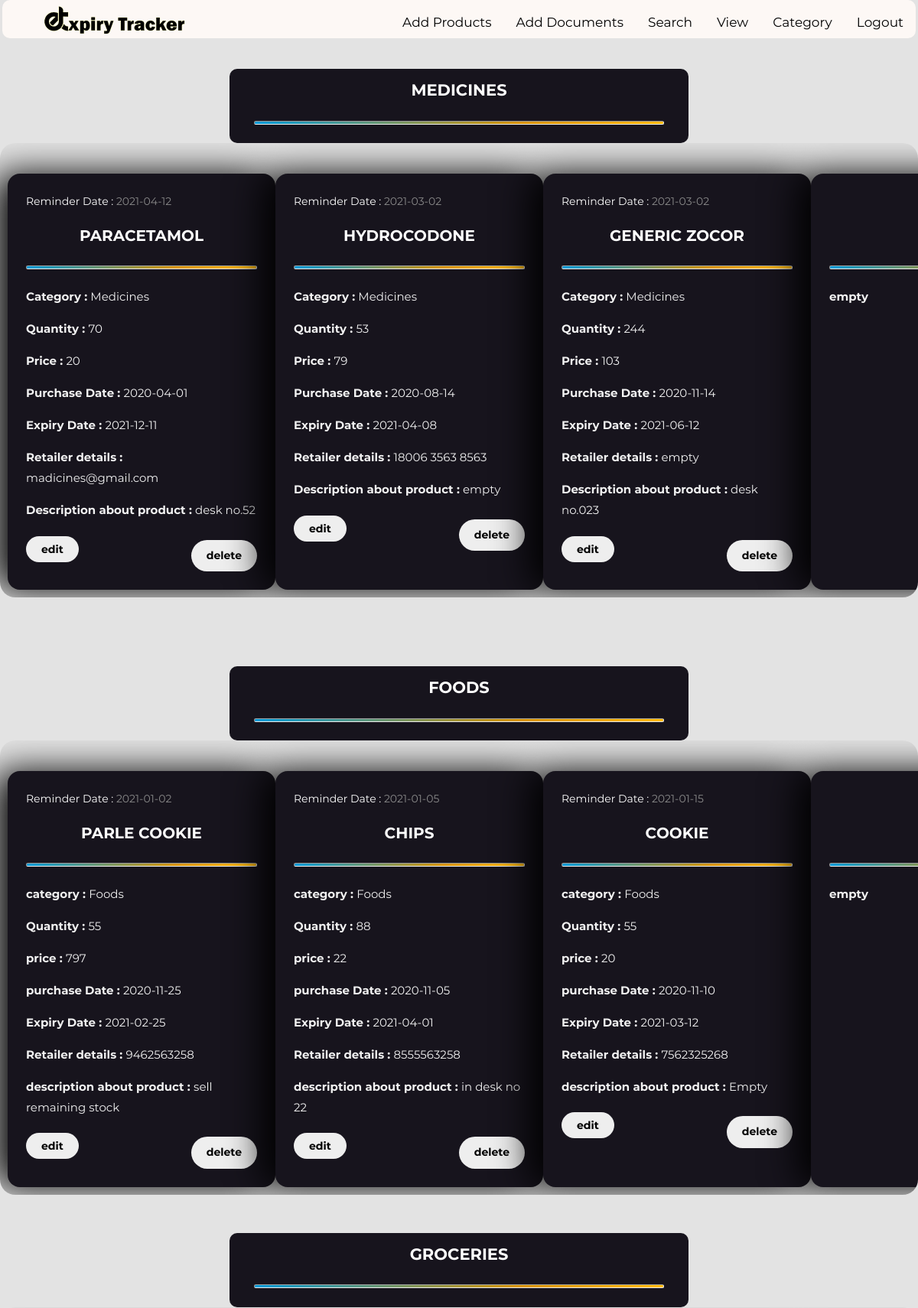
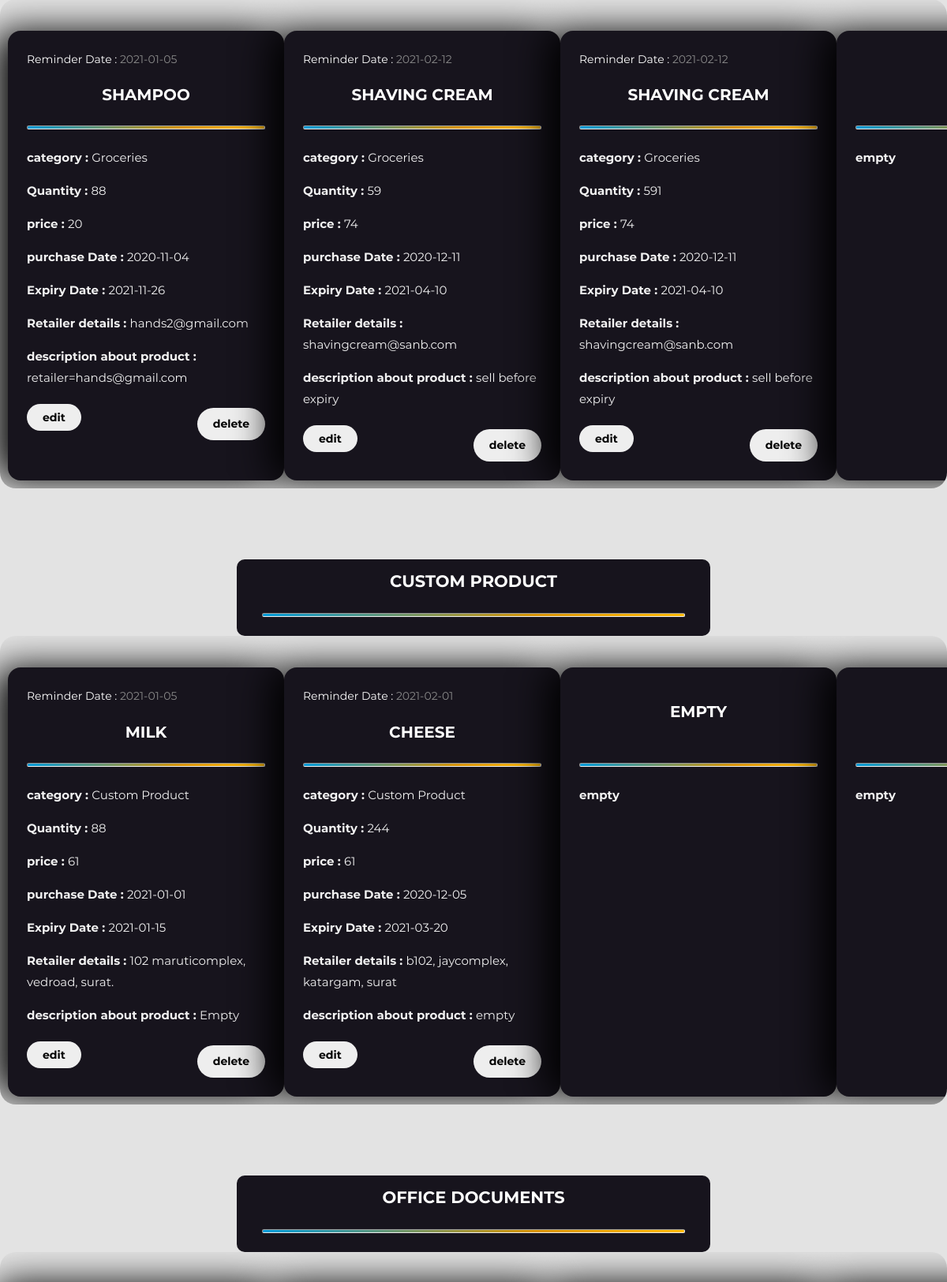
/view/vcategory.php (signed in, upper part), run on the app's committed database (2 pictures, top to bottom).
### tables this page shows
CREATE TABLE `products` (
  `username` varchar(30) NOT NULL,
  `pname` varchar(100) NOT NULL,
  `pcategory` varchar(50) NOT NULL,
  `Quantity` varchar(50) NOT NULL,
  `price` varchar(20) NOT NULL,
  `pdate` date NOT NULL,
  `pedate` date NOT NULL,
  `prdate` date NOT NULL,
  `rdetails` varchar(500) NOT NULL,
  `pdesc` varchar(500) NOT NULL,
  `Current_Date` date NOT NULL DEFAULT current_timestamp()
);

### view/vcategory.php (the view, shortened to what this page needs)
<?php
if(!$_SESSION["username"])
	{
		header('location:../index.html');
	}
	else{
	$con = mysqli_connect("localhost","root","","demo");
	if(!$con)
	{
		die("Connt connet to Database");
	}
	else{
	$username=$_SESSION["username"];
	    $pro1 = mysqli_query($con,"SELECT `pname`, `pcategory`, `Quantity`, `price`, `pdate`, `pedate`, `prdate`,  `rdetails`, `pdesc` FROM `products` WHERE `username` =  '$username' AND `pcategory` = 'Medicines'");
	    $pro2 = mysqli_query($con,"SELECT `pname`, `pcategory`, `Quantity`, `price`, `pdate`, `pedate`, `prdate`,  `rdetails`, `pdesc` FROM `products` WHERE `username` =  '$username' AND `pcategory` = 'Foods'");
		$pro3 = mysqli_query($con,"SELECT `pname`, `pcategory`, `Quantity`, `price`, `pdate`, `pedate`, `prdate`,  `rdetails`, `pdesc` FROM `products` WHERE `username` =  '$username' AND `pcategory` = 'Groceries'");
		$pro4 = mysqli_query($con,"SELECT `pname`, `pcategory`, `Quantity`, `price`, `pdate`, `pedate`, `prdate`,  `rdetails`, `pdesc` FROM `products` WHERE `username` =  '$username' AND `pcategory` = 'Custom Product'");
	$count1 = 0;
	$count2 = 0;
	$count3 = 0;
	$count4 = 0;
	$record1=array();
	$record2=array();
	$record3=array();
	$record4=array();
		while( $row = mysqli_fetch_assoc($pro1))
		{
				$record1[]=$row;
				$count1++;
		}
		while( $row = mysqli_fetch_assoc($pro2))
		{
				$record2[]=$row;
				$count2++;
		}
		while( $row = mysqli_fetch_assoc($pro3))
		{
				$record3[]=$row;
				$count3++;
		}
	while( $row = mysqli_fetch_assoc($pro4))
		{
				$record4[]=$row;
				$count4++;
		}
	?>
<!DOCTYPE html>
<html lang="en">
<head>
    <link rel="stylesheet" href="fonts/material-icon/css/material-design-iconic-font.min.css">
   <link rel="stylesheet" href="https://cdnjs.cloudflare.com/ajax/libs/font-awesome/4.7.0/css/font-awesome.min.css">
   <link rel="stylesheet" href="../css/style.css">
	</head>
<body>
<?php
include('../php/navbar.php');
?>
               <div class="container" style="margin-top: 90px; width:50%">
             <div class="signup-content">
           <header >
             <h2 class="form-title"> Medicines</h2>
             <hr>
			 </header>
             </div>
             </div>
<div class="card-container2">
	<?php
			foreach($record1 as $rec1){?>
	<div class="card2">
            <header class="article-header" style="margin:0;">
                <div>
                    <div class="category-title">
                        Reminder Date :
                        <span class="date"><?Php echo $rec1['prdate'];  ?></span>
                    </div>
                </div>
                <h2 class="article-title">
                    <?Php echo $rec1['pname'];  ?>
                </h2>
				<hr>
			</header>
			<div>
    <p><b> Category  : </b><?Php echo $rec1['pcategory'];?></p>
    <p><b> Quantity  : </b><?Php echo $rec1['Quantity'];?></p>
    <p><b> Price : </b><?Php echo $rec1['price'];?></p>
    <p><b> Purchase Date : </b><?Php echo $rec1['pdate'];?></p>
    <p><b> Expiry Date : </b><?Php echo $rec1['pedate'];?></p>
	<p><b>Retailer details : </b><?Php echo $rec1['rdetails'];?></p>
				<p><b>Description about product : </b><?Php echo $rec1['pdesc'];?></p></br>
<a id="edit" class="clickme"  href = '../pedit.php?pname=<?Php echo $rec1['pname'];?>
                    &username=<?php echo $_SESSION['username'];?>
				    &pcategory=<?Php echo $rec1['pcategory'];?>
				    &Quantity=<?Php echo $rec1['Quantity'];?>
				    &price=<?Php echo $rec1['price'];?>
				    &prdate=<?Php echo $rec1['prdate'];?>
				    &pdate=<?Php echo $rec1['pdate'];?>
				    &pedate=<?Php echo $rec1['pedate'];?>
				    &rdetails=<?Php echo $rec1['rdetails'];?>
				    &pdesc=<?Php echo $rec1['pdesc'];?>'><b>edit</b></a>
				<a  style="float: right" id="edit" class="clickme"   href = '../php/delete.php?pname=<?Php echo $rec1['pname'];?>
                    &username=<?php echo $_SESSION['username'];?>
				    &pcategory=<?Php echo $rec1['pcategory'];?>
				    &Quantity=<?Php echo $rec1['Quantity'];?>
				    &price=<?Php echo $rec1['price'];?>
				    &prdate=<?Php echo $rec1['prdate'];?>
				    &pdate=<?Php echo $rec1['pdate'];?>
				    &pedate=<?Php echo $rec1['pedate'];?>
				    &rdetails=<?Php echo $rec1['rdetails'];?>
				    &pdesc=<?Php echo $rec1['pdesc'];?>'><b>delete</b></a>
    </div>
        </div>
	<?php }
		if($count1 < 8){
	for($i=0;$i<(8-$count1);$i++){
	?>
	<div class="card2">
            <header class="article-header" style="margin:0;">
                <h2 class="article-title">
                </h2>
				<hr>
			</header>
	<div >
    <p><b> empty </b></p>
    </div>
    </div>
	<?php }
		}?>
	</div>
             <div class="container" style="margin-top: 90px; width:50%">
             <div class="signup-content">
           <header >
             <h2 class="form-title">Foods</h2>
             <hr>
			 </header>
             </div>
             </div>
<div class="card-container2">
		<?php
	foreach($record2 as $rec2){?>
	<div class="card2">
            <header class="article-header" style="margin:0;">
                <div>
                    <div class="category-title">
                        Reminder Date :
                        <span class="date"><?Php echo $rec2['prdate'];  ?></span>
                    </div>
                </div>
                <h2 class="article-title">
                    <?Php echo $rec2['pname'];  ?>
                </h2>
				<hr>
			</header>
			<div >
	 <p ><b> category  : </b><?Php echo $rec2['pcategory'];  ?></p>
    <p><b> Quantity  : </b><?Php echo $rec2['Quantity'];  ?></p>
    <p><b> price : </b><?Php echo $rec2['price'];  ?></p>
    <p><b> purchase Date : </b><?Php echo $rec2['pdate'];  ?></p>
    <p><b> Expiry Date : </b><?Php echo $rec2['pedate'];  ?></p>
	<p><b>Retailer details : </b><?Php echo $rec2['rdetails'];  ?></p>
				<p><b>description about product : </b><?Php echo $rec2['pdesc'];  ?></p></br>
<a id="edit" class="clickme"   href = '../pedit.php?pname=<?Php echo $rec2['pname'];?>
                    &username=<?php echo $_SESSION['username'];?>
				    &pcategory=<?Php echo $rec2['pcategory'];?>
				    &Quantity=<?Php echo $rec2['Quantity'];?>
				    &price=<?Php echo $rec2['price'];?>
				    &prdate=<?Php echo $rec2['prdate'];?>
				    &pdate=<?Php echo $rec2['pdate'];?>
				    &pedate=<?Php echo $rec2['pedate'];?>
				    &rdetails=<?Php echo $rec2['rdetails'];?>
				    &pdesc=<?Php echo $rec2['pdesc'];?>'><b>edit</b></a>
				<a  style="float: right" id="edit" class="clickme"   href = '../php/delete.php?pname=<?Php echo $rec2['pname'];?>
                    &username=<?php echo $_SESSION['username'];?>
				    &pcategory=<?Php echo $rec2['pcategory'];?>
				    &Quantity=<?Php echo $rec2['Quantity'];?>
				    &price=<?Php echo $rec2['price'];?>
				    &prdate=<?Php echo $rec2['prdate'];?>
				    &pdate=<?Php echo $rec2['pdate'];?>
				    &pedate=<?Php echo $rec2['pedate'];?>
				    &rdetails=<?Php echo $rec2['rdetails'];?>
				    &pdesc=<?Php echo $rec2['pdesc'];?>'><b>delete</b></a>
    </div>
        </div>
	<?php }
		if($count2 < 8){
	for($i=0;$i<(8-$count2);$i++){
	?>
	<div class="card2">
            <header class="article-header" style="margin:0;">
                <h2 class="article-title">
                </h2>
				<hr>
			</header>
	<div >
    <p><b> empty </b></p>
    </div>
    </div>
	<?php }
		}?>
</div>
                <div class="container" style="margin-top: 50px; width:50%">
             <div class="signup-content">
           <header >
             <h2 class="form-title">Groceries</h2>
             <hr>
			 <br
			 </header>
             </div>
             </div>
 <div class="card-container2">
	 	<?php
	foreach($record3 as $rec3){?>
	<div class="card2">
            <header class="article-header" style="margin:0;">
                <div>
                    <div class="category-title">
                        Reminder Date :
                        <span class="date"><?Php echo $rec3['prdate'];  ?></span>
                    </div>
                </div>
                <h2 class="article-title">
                    <?Php echo $rec3['pname'];  ?>
                </h2>
				<hr>
			</header>
			<div>
    <p><b> category  : </b><?Php echo $rec3['pcategory'];  ?></p>
    <p><b> Quantity  : </b><?Php echo $rec3['Quantity'];  ?></p>
    <p><b> price : </b><?Php echo $rec3['price'];  ?></p>
    <p><b> purchase Date : </b><?Php echo $rec3['pdate'];  ?></p>
    <p><b> Expiry Date : </b><?Php echo $rec3['pedate'];  ?></p>
	<p><b>Retailer details : </b><?Php echo $rec3['rdetails'];  ?></p>
				<p><b>description about product : </b><?Php echo $rec3['pdesc'];  ?></p></br>
<a id="edit" class="clickme"  href = '../pedit.php?pname=<?Php echo $rec3['pname'];?>
                    &username=<?php echo $_SESSION['username'];?>
				    &pcategory=<?Php echo $rec3['pcategory'];?>
				    &Quantity=<?Php echo $rec3['Quantity'];?>
				    &price=<?Php echo $rec3['price'];?>
				    &prdate=<?Php echo $rec3['prdate'];?>
				    &pdate=<?Php echo $rec3['pdate'];?>
				    &pedate=<?Php echo $rec3['pedate'];?>
				    &rdetails=<?Php echo $rec3['rdetails'];?>
				    &pdesc=<?Php echo $rec3['pdesc'];?>'><b>edit</b></a>
				<a  style="float: right" id="edit" class="clickme"   href = '../php/delete.php?pname=<?Php echo $rec3['pname'];?>
                    &username=<?php echo $_SESSION['username'];?>
				    &pcategory=<?Php echo $rec3['pcategory'];?>
				    &Quantity=<?Php echo $rec3['Quantity'];?>
				    &price=<?Php echo $rec3['price'];?>
				    &prdate=<?Php echo $rec3['prdate'];?>
				    &pdate=<?Php echo $rec3['pdate'];?>
				    &pedate=<?Php echo $rec3['pedate'];?>
				    &rdetails=<?Php echo $rec3['rdetails'];?>
				    &pdesc=<?Php echo $rec3['pdesc'];?>'><b>delete</b></a>
    </div>
        </div>
	<?php }
		if($count3 < 8){
for($i=0;$i<(8-$count3);$i++){
	?>
	<div class="card2">
            <header class="article-header" style="margin:0;">
                <h2 class="article-title">
                </h2>
				<hr>
			</header>
	<div >
    <p><b> empty </b></p>
    </div>
    </div>
	<?php }
	  }?>
</div>
             <div class="container" style="margin-top: 90px; width:50%">
             <div class="signup-content">
           <header >
             <h2 class="form-title">Custom Product</h2>
             <hr>
			 </header>
             </div>
             </div>
<div class="card-container2">
		<?php
	foreach($record4 as $rec4){?>
	<div class="card2">
            <header class="article-header" style="margin:0;">
                <div>
                    <div class="category-title">
                        Reminder Date :
                        <span class="date"><?Php echo $rec4['prdate'];  ?></span>
                    </div>
                </div>
                <h2 class="article-title">
                    <?Php echo $rec4['pname'];  ?>
                </h2>
				<hr>
			</header>
			<div >
	 <p ><b> category  : </b><?Php echo $rec4['pcategory'];  ?></p>
    <p><b> Quantity  : </b><?Php echo $rec4['Quantity'];  ?></p>
    <p><b> price : </b><?Php echo $rec4['price'];  ?></p>
    <p><b> purchase Date : </b><?Php echo $rec4['pdate'];  ?></p>
    <p><b> Expiry Date : </b><?Php echo $rec4['pedate'];  ?></p>
	<p><b>Retailer details : </b><?Php echo $rec4['rdetails'];  ?></p>
				<p><b>description about product : </b><?Php echo $rec4['pdesc'];  ?></p></br>
<a id="edit" class="clickme"   href = '../pedit.php?pname=<?Php echo $rec4['pname'];?>
                    &username=<?php echo $_SESSION['username'];?>
				    &pcategory=<?Php echo $rec4['pcategory'];?>
				    &Quantity=<?Php echo $rec4['Quantity'];?>
				    &price=<?Php echo $rec4['price'];?>
				    &prdate=<?Php echo $rec4['prdate'];?>
				    &pdate=<?Php echo $rec4['pdate'];?>
				    &pedate=<?Php echo $rec4['pedate'];?>
				    &rdetails=<?Php echo $rec4['rdetails'];?>
				    &pdesc=<?Php echo $rec4['pdesc'];?>'><b>edit</b></a>
				<a  style="float: right" id="edit" class="clickme"   href = '../php/delete.php?pname=<?Php echo $rec4['pname'];?>
                    &username=<?php echo $_SESSION['username'];?>
				    &pcategory=<?Php echo $rec4['pcategory'];?>
				    &Quantity=<?Php echo $rec4['Quantity'];?>
				    &price=<?Php echo $rec4['price'];?>
				    &prdate=<?Php echo $rec4['prdate'];?>
				    &pdate=<?Php echo $rec4['pdate'];?>
				    &pedate=<?Php echo $rec4['pedate'];?>
				    &rdetails=<?Php echo $rec4['rdetails'];?>
				    &pdesc=<?Php echo $rec4['pdesc'];?>'><b>delete</b></a>
    </div>
        </div>
	<?php }
		if($count4 < 8){
	for($i=0;$i<(8-$count4);$i++){
	?>
	<div class="card2">
            <header class="article-header" style="margin:0;">
                <h2 class="article-title">
                     empty
                </h2>
				<hr>
			</header>
	<div >
    <p><b> empty </b></p>
    </div>
    </div>
	<?php }
		}?>
</div>
             <div class="container" style="margin-top: 90px; width:50%">
             <div class="signup-content">
           <header >
             <h2 class="form-title">Office Documents</h2>
             <hr>
			 </header>
             </div>
             </div>
<div class="card-container2">
</div>
</body>
</html>
<?php }} ?>

### data on the page
products: prdate "2021-04-12", pname "PARACETAMOL", pcategory "Medicines", Quantity "70", price "20", pdate "2020-04-01", pedate "2021-12-11", rdetails "madicines@gmail.com", pdesc "desk no.52"
products: prdate "2021-03-02", pname "HYDROCODONE", pcategory "Medicines", Quantity "53", price "79", pdate "2020-08-14", pedate "2021-04-08", rdetails "18006 3563 8563", pdesc "empty"
products: prdate "2021-03-02", pname "GENERIC ZOCOR", pcategory "Medicines", Quantity "244", price "103", pdate "2020-11-14", pedate "2021-06-12", rdetails "empty", pdesc "desk no.023"
products: prdate "2021-01-02", pname "PARLE COOKIE", pcategory "Foods", Quantity "55", price "797", pdate "2020-11-25", pedate "2021-02-25", rdetails "9462563258", pdesc "sell remaining stock"
products: prdate "2021-01-05", pname "CHIPS", pcategory "Foods", Quantity "88", price "22", pdate "2020-11-05", pedate "2021-04-01", rdetails "8555563258", pdesc "in desk no 22"
products: prdate "2021-01-15", pname "COOKIE", pcategory "Foods", Quantity "55", price "20", pdate "2020-11-10", pedate "2021-03-12", rdetails "7562325268", pdesc "Empty"
products: prdate "2021-01-05", pname "SHAMPOO", pcategory "Groceries", Quantity "88", price "20", pdate "2020-11-04", pedate "2021-11-26", rdetails "hands2@gmail.com", pdesc "retailer=hands@gmail.com"
products: prdate "2021-02-12", pname "SHAVING CREAM", pcategory "Groceries", Quantity "59", price "74", pdate "2020-12-11", pedate "2021-04-10", rdetails "shavingcream@sanb.com", pdesc "sell before expiry"
products: prdate "2021-02-12", pname "SHAVING CREAM", pcategory "Groceries", Quantity "591", price "74", pdate "2020-12-11", pedate "2021-04-10", rdetails "shavingcream@sanb.com", pdesc "sell before expiry"
products: prdate "2021-01-05", pname "MILK", pcategory "Custom Product", Quantity "88", price "61", pdate "2021-01-01", pedate "2021-01-15", rdetails "102 maruticomplex, vedroad, surat.", pdesc "Empty"
products: prdate "2021-02-01", pname "CHEESE", pcategory "Custom Product", Quantity "244", price "61", pdate "2020-12-05", pedate "2021-03-20", rdetails "b102, jaycomplex, katargam, surat", pdesc "empty"
